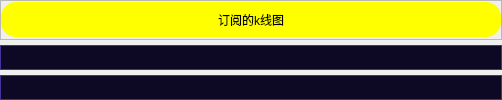
                      <widget class="QWidget" name="tab_6">
                       <attribute name="title">
                        <string>K线图</string>
                       </attribute>
                       <layout class="QVBoxLayout" name="verticalLayout_51">
                        <property name="spacing">
                         <number>5</number>
                        </property>
                        <property name="leftMargin">
                         <number>0</number>
                        </property>
                        <property name="topMargin">
                         <number>0</number>
                        </property>
                        <property name="rightMargin">
                         <number>0</number>
                        </property>
                        <property name="bottomMargin">
                         <number>0</number>
                        </property>
                        <item>
                         <widget class="QFrame" name="frame_86">
                          <property name="minimumSize">
                           <size>
                            <width>0</width>
                            <height>40</height>
                           </size>
                          </property>
                          <property name="maximumSize">
                           <size>
                            <width>16777215</width>
                            <height>40</height>
                           </size>
                          </property>
                          <property name="frameShape">
                           <enum>QFrame::StyledPanel</enum>
                          </property>
                          <property name="frameShadow">
                           <enum>QFrame::Raised</enum>
                          </property>
                          <layout class="QHBoxLayout" name="horizontalLayout_47">
                           <property name="spacing">
                            <number>0</number>
                           </property>
                           <property name="leftMargin">
                            <number>0</number>
                           </property>
                           <property name="topMargin">
                            <number>0</number>
                           </property>
                           <property name="rightMargin">
                            <number>0</number>
                           </property>
                           <property name="bottomMargin">
                            <number>0</number>
                           </property>
                           <item>
                            <widget class="QPushButton" name="pushButton_account_manage_9">
                             <property name="minimumSize">
                              <size>
                               <width>500</width>
                               <height>35</height>
                              </size>
                             </property>
                             <property name="maximumSize">
                              <size>
                               <width>1000</width>
                               <height>16777215</height>
                              </size>
                             </property>
                             <property name="styleSheet">
                              <string notr="true">QPushButton{	
	background-color: rgb(255, 255, 0);
	font: 700 20pt &quot;等线&quot;;
	border-radius: 15px;
}
QPushButton:hover{
	border: 3px solid rgb(255, 200, 0);  
}
QPushButton:pressed{
	color: green;
	border-color: rgb(255, 0, 0);
    background-color: rgb(255, 255, 0);
}
QPushButton:disabled{
	color: rgb(31, 31, 31);
    background-color: rgb(152, 152, 152);
}</string>
                             </property>
                             <property name="text">
                              <string>订阅的k线图</string>
                             </property>
                            </widget>
                           </item>
                          </layout>
                         </widget>
                        </item>
                        <item>
                         <widget class="QFrame" name="frame_88">
                          <property name="styleSheet">
                           <string notr="true">QFrame {
	background-color: rgb(13, 9, 36);
	border: 1px solid rgb(65, 51, 156);
	border-radius: 15px;
}
QFrame:hover {
	border: 2px solid rgb(255, 85, 0);
}</string>
                          </property>
                          <property name="frameShape">
                           <enum>QFrame::StyledPanel</enum>
                          </property>
                          <property name="frameShadow">
                           <enum>QFrame::Raised</enum>
                          </property>
                          <widget class="QLabel" name="label_11">
                           <property name="geometry">
                            <rect>
                             <x>280</x>
                             <y>250</y>
                             <width>500</width>
                             <height>40</height>
                            </rect>
                           </property>
                           <property name="minimumSize">
                            <size>
                             <width>500</width>
                             <height>40</height>
                            </size>
                           </property>
                           <property name="styleSheet">
                            <string notr="true">font: 700 16pt &quot;等线&quot;;
color: rgb(255, 0, 127);
border: none;</string>
                           </property>
                           <property name="text">
                            <string>图表功能还没做出来，后续会更新</string>
                           </property>
                          </widget>
                         </widget>
                        </item>
                        <item>
                         <widget class="QFrame" name="frame_87">
                          <property name="maximumSize">
                           <size>
                            <width>16777215</width>
                            <height>100</height>
                           </size>
                          </property>
                          <property name="styleSheet">
                           <string notr="true">QFrame {
	background-color: rgb(13, 9, 36);
	border: 1px solid rgb(65, 51, 156);
	border-radius: 15px;
}
QFrame:hover {
	border: 2px solid rgb(255, 85, 0);
}</string>
                          </property>
                          <property name="frameShape">
                           <enum>QFrame::StyledPanel</enum>
                          </property>
                          <property name="frameShadow">
                           <enum>QFrame::Raised</enum>
                          </property>
                         </widget>
                        </item>
                       </layout>
                      </widget>
